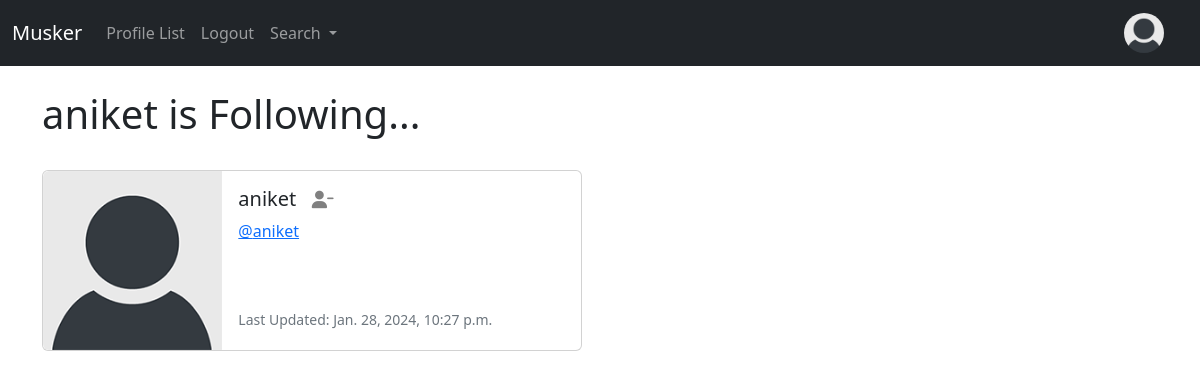
The app's page /profile/follows/10/ (signed in), older data.
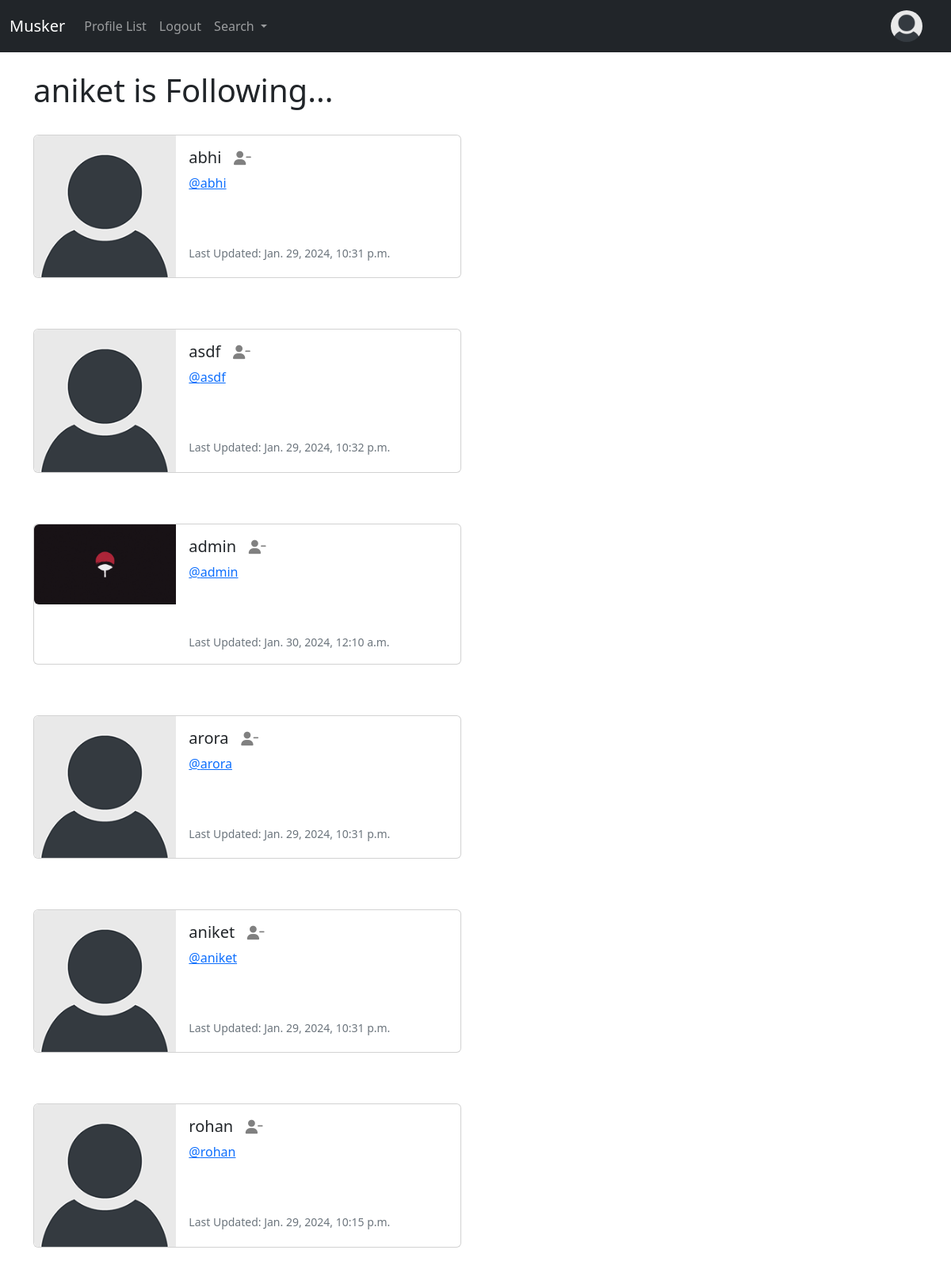
The same page, newer data.
### musker/models.py (models this page shows, shortened)
class Profile(models.Model):
    user = models.OneToOneField(User, on_delete=models.CASCADE)
    follows = models.ManyToManyField('self',
        related_name="followed_by",
        symmetrical=False,
        blank=True)
    date_modified = models.DateTimeField(User, auto_now=True)
    profile_image = models.ImageField(null=True, blank=True, upload_to="images/")
    profile_bio= models.CharField(null=True, blank=True, max_length=500)
    facebook_link = models.URLField(null=True, blank=True)
    linkedin_link = models.URLField(null=True, blank=True)
    website_link = models.URLField(null=True, blank=True)

### musker/views.py (the view)
# urls.py: path("profile/follows/<int:pk>/", views.follows, name="follows"),
def follows(request, pk):
    if request.user.is_authenticated:
        if request.user.id == pk:
            profiles = Profile.objects.get(user_id=pk)
            return render(request, "follows.html", {"profiles":profiles})
    messages.success(request, ("you are not allowed to view this page"))
    return redirect("home")

### musker/templates/follows.html (shortened to what this page needs)
{% extends "base.html"%} {% load static %} {% block content %}
<h1>{{ request.user.username }} is Following...</h1>
<br />
{% if profiles %} {% for profile in profiles.follows.all %}
<div class="card mb-3" style="max-width: 540px">
    <div class="row g-0">
        <div class="col-md-4">
            {% if profile.profile_image %}
            <img src="{{ profile.profile_image.url }}" width="200" height="200" class="img-fluid rounded-start"
                alt="{{profile.user.username}}" />
            {% else %}
            <img src="{% static 'images/dummy.png' %}" class="img-fluid rounded-start" alt="default profile" />
            {% endif %}
        </div>
        <div class="col-md-8">
            <div class="card-body">
                <h5 class="card-title">{{ profile.user.username }}
                    {% if profile in profiles.follows.all %}
                    <a href="{% url 'unfollow' profile.user.id %}"><i class="fa fa-user-minus small"
                            style="color: grey;"></i></a>
                    {% else %}
                    <a href="{% url 'follow' profile.user.id %}"><i class="fa fa-user-plus small"
                            style="color: grey;"></i></a>
                    {% endif %}
                </h5>
                <p class="card-text">
                    <a href="{% url 'profile' profile.user.id %}">@{{ profile.user.username|lower }}</a>
                </p>
                <br /><br />
                <p class="card-text">
                    <small class="text-muted">Last Updated: {{ profile.date_modified }}</small>
                </p>
            </div>
        </div>
    </div>
</div>
<br /><br />
{% endfor %} {% endif %} {% endblock %}

Row changes from the older to the newer data that the page shows:
now on this page (row edited): Profile: user.username "abhi", date_modified "Jan. 29, 2024, 10:31 p.m."
now on this page (row edited): Profile: user.username "asdf", date_modified "Jan. 29, 2024, 10:32 p.m."
now on this page (row edited): Profile: profile_image (picture), user.username "admin", date_modified "Jan. 30, 2024, 12:10 a.m."
now on this page (row edited): Profile: user.username "arora", date_modified "Jan. 29, 2024, 10:31 p.m."
changed Profile "aniket": date_modified "Jan. 28, 2024, 10:27 p.m." → "Jan. 29, 2024, 10:31 p.m."
added Profile: user.username "rohan", date_modified "Jan. 29, 2024, 10:15 p.m."
